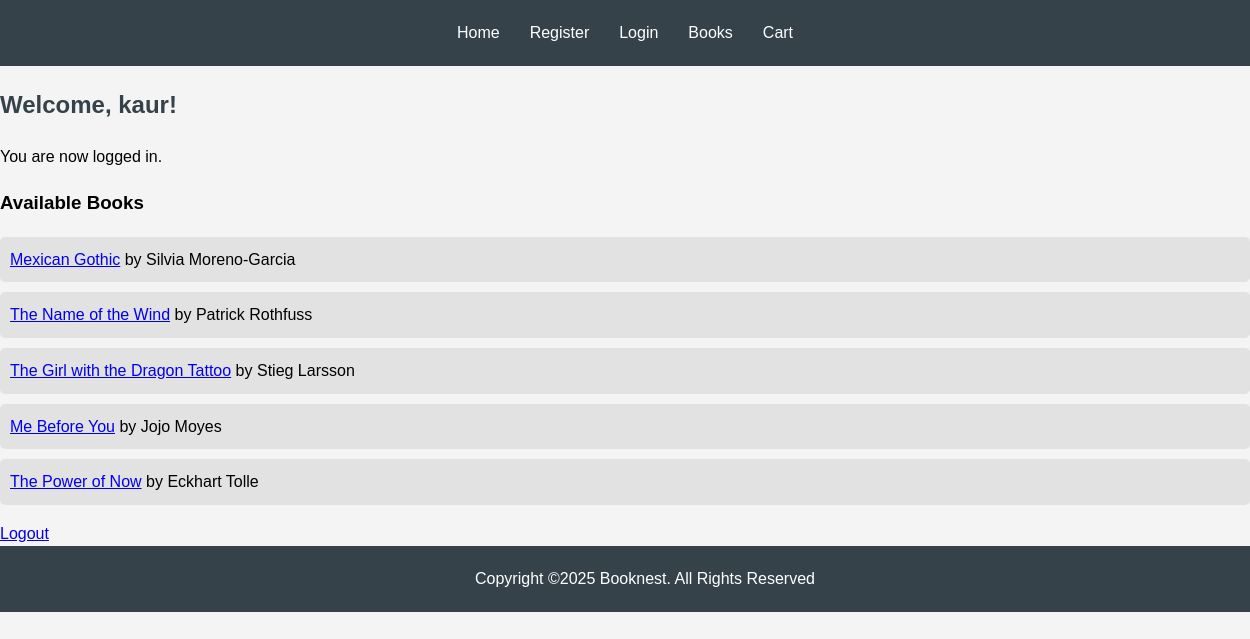
/dashboard (signed in), run on the app's committed database.
### tables this page shows
CREATE TABLE IF NOT EXISTS `books` (
  `id` int NOT NULL AUTO_INCREMENT,
  `title` varchar(255) NOT NULL,
  `author` varchar(255) NOT NULL,
  `description` text,
  `price` decimal(10,2) NOT NULL,
  `created_at` timestamp NULL DEFAULT CURRENT_TIMESTAMP,
  PRIMARY KEY (`id`)
);

### app/controllers/Dashboard.php (called while the page is built, shortened)
<?php
class Dashboard extends Controller
{
    public function index()
    {
        $userName = htmlspecialchars($_SESSION['user_name'], ENT_QUOTES, 'UTF-8');
        $bookModel = $this->model('BookCollection');
        $books = $bookModel->getAllBooks();
        $this->view('dashboard/index', ['user' => $userName, 'books' => $books]);
    }
}

### public/index.php (called while the page is built, shortened)
<?php
require_once '../app/core/Controller.php';
require_once '../app/core/Model.php';
$app = new Main();

### app/core/Model.php (called while the page is built, shortened)
<?php
class Model
{
    public function __construct()
    {
        $dsn = 'mysql:host=localhost;port=3306;dbname=booknestdb;charset=utf8mb4';
        $username = 'root';
        $password = '';
        $options = [
            PDO::ATTR_ERRMODE => PDO::ERRMODE_EXCEPTION,
            PDO::ATTR_DEFAULT_FETCH_MODE => PDO::FETCH_ASSOC,
            PDO::ATTR_EMULATE_PREPARES => false,
        ];
        try {
            $this->db = new PDO($dsn, $username, $password, $options);
        } catch (PDOException $e) {
            die('Database connection failed: ' . $e->getMessage());
        }
    }
}

### app/models/BookCollection.php (called while the page is built, shortened)
<?php
class BookCollection extends Model {
    public function getAllBooks(): array {
        $stmt = $this->db->query( SELF:: GET_ALL_BOOKS_QUERY);
        return $stmt->fetchALl(PDO::FETCH_ASSOC);
    }
}

### app/views/dashboard/index.php (the view, shortened to what this page needs)
<!DOCTYPE html>
<html lang="en">
<head>
    <link rel="stylesheet" href="/styles.css">
</head>
<body>
    <?php include "../app/views/components/header.php"; ?>
    <main>
        <h2>Welcome, <?= htmlspecialchars($data['user'], ENT_QUOTES, 'UTF-8') ?>!</h2>
        <p>You are now logged in.</p>
        <h3>Available Books</h3>
        <ul>
            <?php if (empty($data['books'])): ?>
                <li>No books available.</li>
                <?php else: ?>
                    <?php foreach ($data['books'] as $book): ?>
                        <li>
                            <a href="/book/show/<?= $book['id'] ?>"><?= htmlspecialchars($book['title'], ENT_QUOTES, 'UTF-8') ?></a> by <?= htmlspecialchars($book['author'], ENT_QUOTES, 'UTF-8') ?></a>
                        </li>
                    <?php endforeach; ?>
            <?php endif; ?>
        </ul>
        <a href="/login/logout">Logout</a>
    </main>
</body>
    <?php include "../app/views/components/footer.php"; ?>
</html>

### public/styles.css (style rules this page uses)
body { font-family: Arial, sans-serif; line-height: 1.6; margin: 0; padding: 0; background-color: #f4f4f4; }
h1, h2 { color: #35424a; }
ul { list-style: none; padding: 0; }
ul li { background: #e2e2e2; margin: 10px 0; padding: 10px; border-radius: 5px; }

### data on the page
books: title "Mexican Gothic", author "Silvia Moreno-Garcia"
books: title "The Name of the Wind", author "Patrick Rothfuss"
books: title "The Girl with the Dragon Tattoo", author "Stieg Larsson"
books: title "Me Before You", author "Jojo Moyes"
books: title "The Power of Now", author "Eckhart Tolle"

### other printed values
$data['user'] "kaur"
